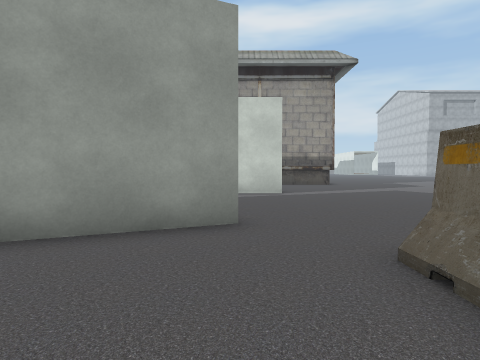
view 1 (above)

24 first-person views from a walk through a 3-D level made in the Unity game engine. The camera is 1.5 m above the floor, tilts 2° down and sees 75° across. Doors are open. The floor is counted in squares, 2 m on a side. Each view is taken from the middle of a square. On the plan, view 1 faces up. The plan holds only what a view shows up to about 10 squares ahead; the rest is blank. The place goes on beyond the plan. The player character is not drawn. Some surface patterns are stand-ins.

view 2
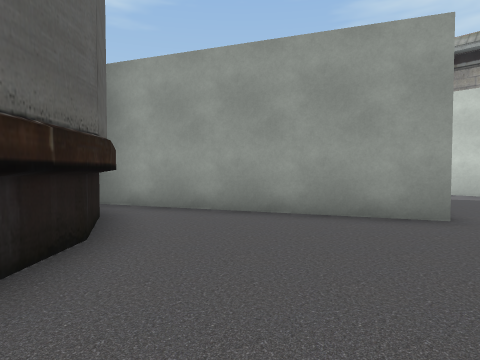

view 3
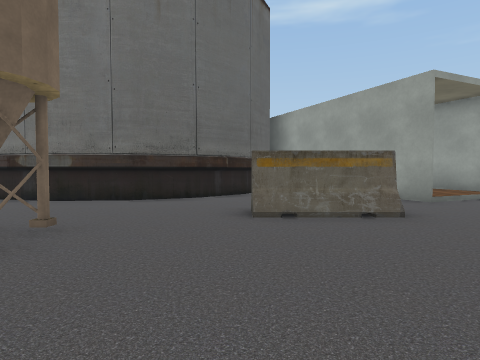

view 4
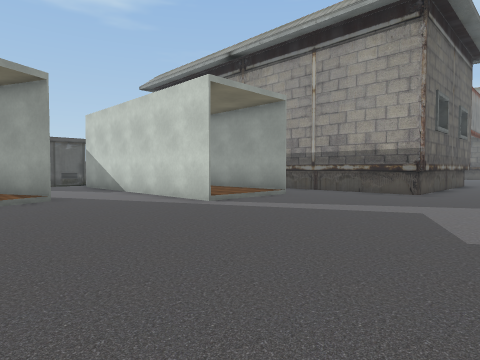

view 5
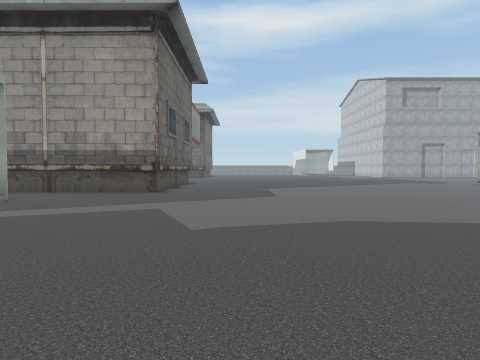

view 6
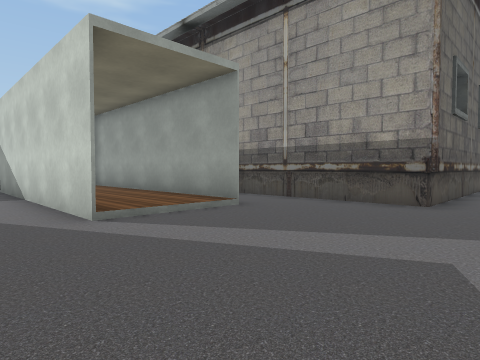

view 7
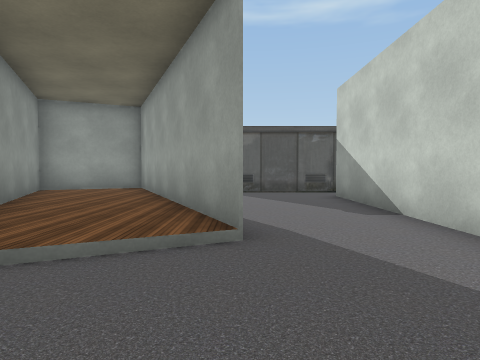

view 8
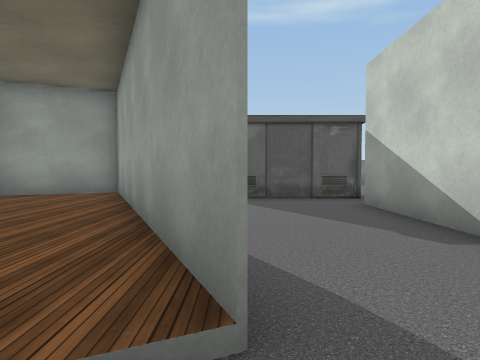

view 9
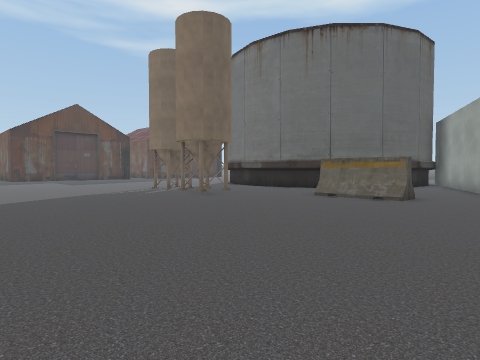

view 10
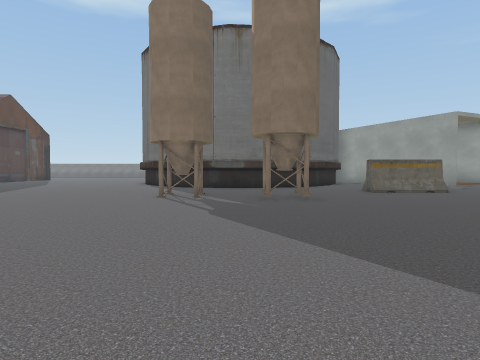

view 11
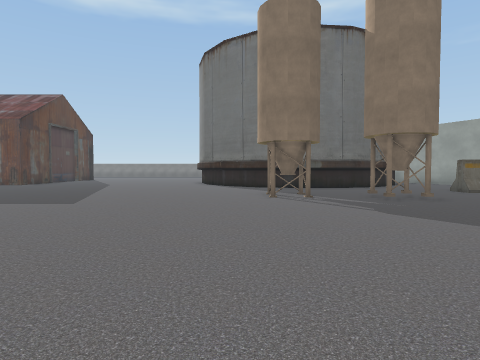

view 12
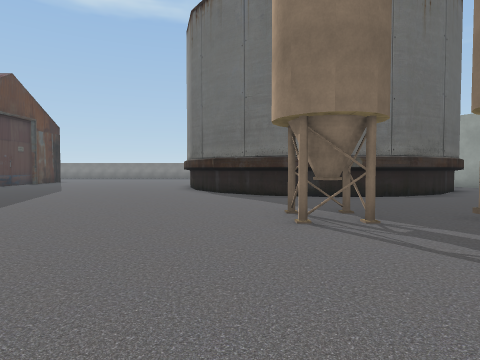

view 13
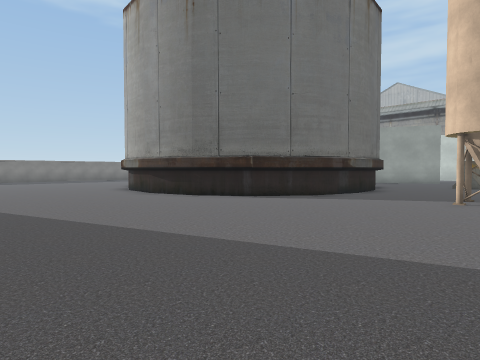

view 14
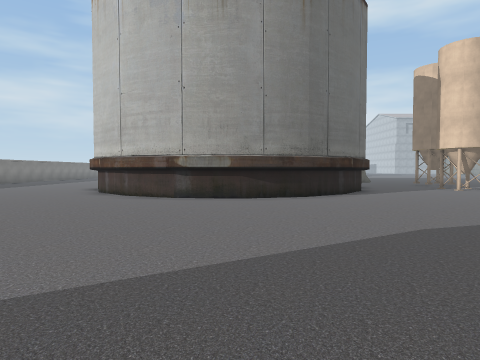

view 15
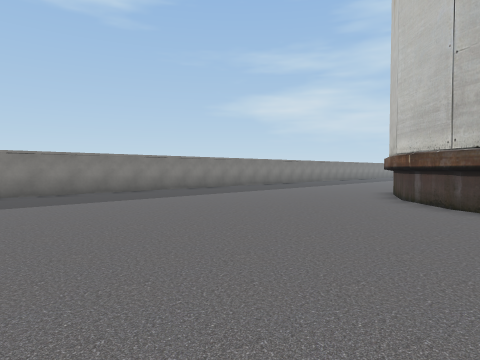

view 16
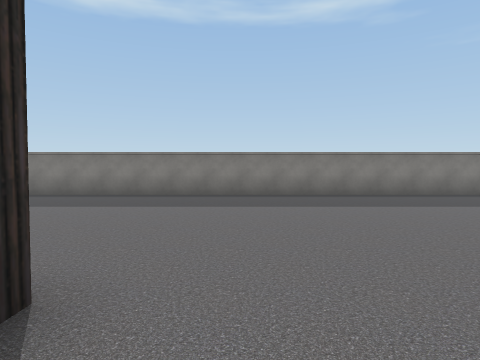

view 17
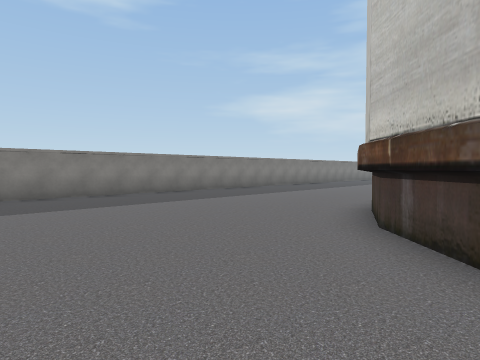

view 18
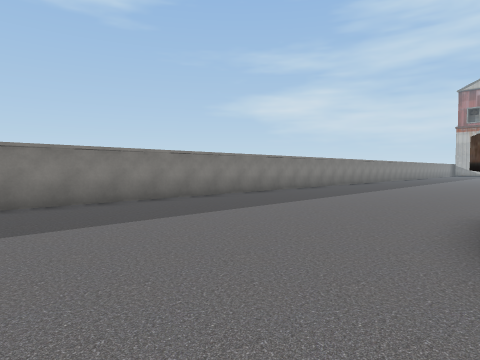

view 19
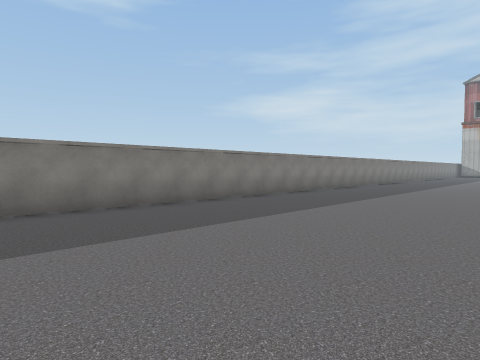

view 20
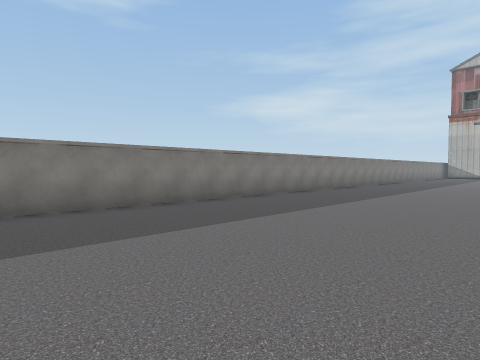

view 21
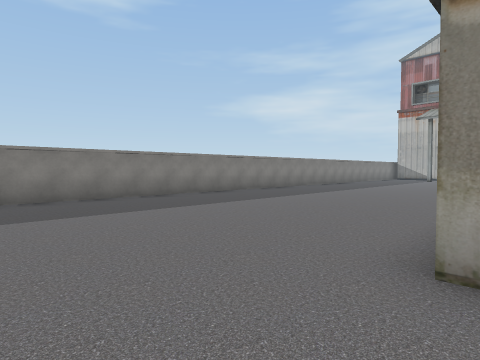

view 22
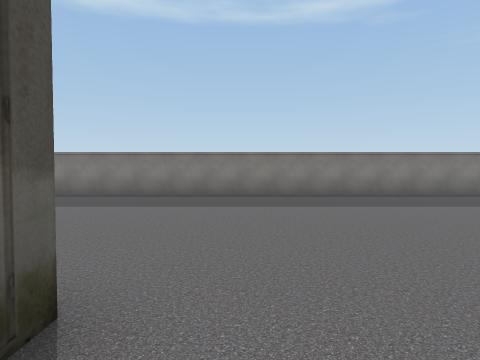

view 23
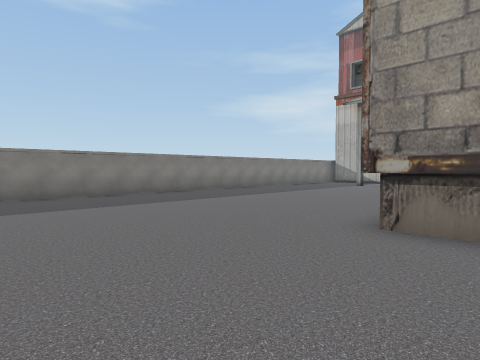

view 24
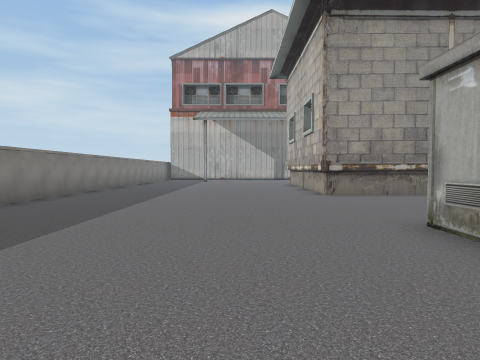

### Floor plan
Key: @ floor where view 1 was taken; # wall or solid block; . main floor; : floor 0.25 m higher than the main floor; / step, stairs or slope; D open door; O other object.
Columns run from 17 left of view 1 to 12 right of it. Each row starts with its distance up from view 1.
 16 #.......#            #.
 15 #.......###     ######........
 14 #..........      .............
 13 #.........   ######D..........
 12 #.........   ::::::...........
 11 #.........    :::::...........
 10 #.......#O#########..........
  9 #.......##.........D........
  8 #.......##......D...........
  7 #.......##.....#D..........
  6 #........   ####/.........
  5 #........ ###::::/..........
  4 #........##::::##DD.........
  3 #......  #:::###............
  2 #......  # :##.....#........
  1 #......   ####.....#........
  0 #......      ###.@.........
 -1 #......        ##..........
 -2 #......         #...........
 -3 #......         #....#.......
 -4 #......         #.............
 -5 #......#        #...#........
 -6 #......#        #...#........
 -7 #......##      ##.............
 -8 #.......###  ###.............
 -9 #.........####..............
-10 #..........................
-11 #........................
-12 #.......................
-13 #......................
-14 #.....................
-15 #..............
-16 #......... ...
-17 #.......#   .
-18 #.......
-19 #.....
-20 #....
-21 #..

Positions as (right, up) in squares from view 1, and headings:
1: (0, 0), facing up
2: (1, -1), facing up-left
3: (7, 0), facing left
4: (7, 5), facing up-left
5: (7, 5), facing up
6: (6, 8), facing up-left
7: (2, 7), facing left
8: (0, 7), facing left
9: (10, 5), facing down-left
10: (12, -4), facing left
11: (12, -7), facing left
12: (8, -7), facing left
13: (4, -14), facing up-left
14: (-5, -17), facing up
15: (-7, -15), facing up-left
16: (-8, -16), facing left
17: (-8, -11), facing up-left
18: (-10, -9), facing up-left
19: (-11, -6), facing up-left
20: (-11, -1), facing up-left
21: (-9, 4), facing up-left
22: (-8, 11), facing left
23: (-8, 11), facing up-left
24: (-12, 6), facing up
